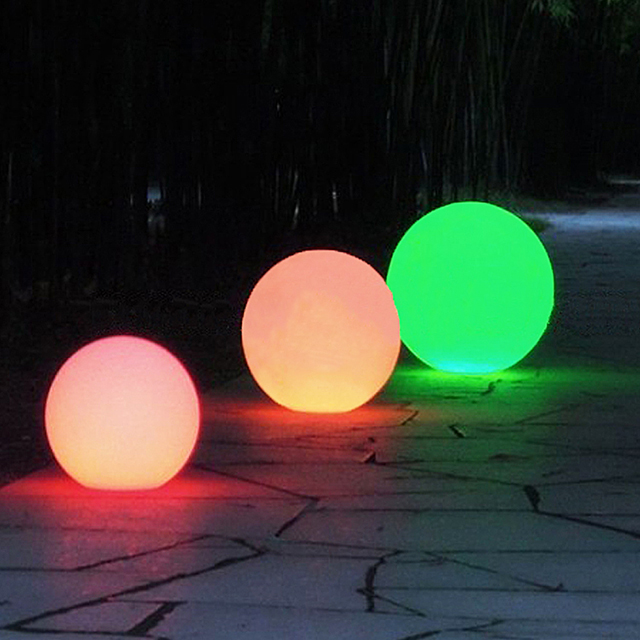
%> input picture Experiencia_1/MATLAB/balls.jpg, 640 x 640 px
$ octave Experiencia_1.m   (GNU Octave 9; MATLAB toolbox functions it lacks are replaced by stand-ins)
%> lines starting %> are read from the running program, lines starting %| are printed output that depends on the picture; in (x1, y1, x2, y2) boxes, pixels count from 0 and x2, y2 are one past the last pixel; in counts of white or black regions, pixels touching at a corner belong together; the program's own positions count from 1
### Experiencia_1/MATLAB/Estiramiento_Contraste.m
function Matriz_Final = Estiramiento_Contraste(Input)
    Nombre_Variable = inputname(1); % Nombre de Input
    Matriz_double = double(Input);
    [row, column] = size(Matriz_double);
    New_Matriz = zeros(size(Matriz_double));
    Valor_Max = max(max(Matriz_double));
    Valor_Min = min(min(Matriz_double));
    Maxbit = 2^8 -1;
    Minbit = 0;
    for i=1:row
        for j=1:column
            Valor_Auxiliar = (Matriz_double(i,j)-Valor_Min)*(Maxbit - Minbit)/(Valor_Max-Valor_Min) + Minbit;
            Valor_Auxiliar = uint8(Valor_Auxiliar);
            New_Matriz(i,j) = Valor_Auxiliar;
        end
    end
    Matriz_Final = uint8(New_Matriz);
    Cell = {};
    Cell{1} = Input;
    Cell{2} = Matriz_Final;
    for i=1:2
        figure
        imshow(Cell{i})
        if i==1
            title(strcat('Imagen ''', Nombre_Variable,''' sin procesar'));
        else
            title(strcat('Imagen ''', Nombre_Variable,''' procesada'));
        end
        figure
        imhist(Cell{i})
        ylabel('Frecuencia de aparici髇')
        if i==1
            title(strcat('Histograma de Imagen ''', Nombre_Variable,''' sin procesar'));
        else
            title(strcat('Histograma de Imagen ''', Nombre_Variable,''' procesada'));
        end
    end
end

### Experiencia_1/MATLAB/Experiencia_1.m
% Nombre: Diego Pincheira, Luckas Diaz
% Curso: EL5206
clc
clear all
%% P1
% Importante: requiere la librer韆 "containers"
Pelotas = imread('balls.jpg'); %Cargar img
%> Pelotas is the input picture: size 640x640x3 uint8; mean R, G, B 56.5, 58.6, 49.6
Pelotas_Escala_Grises = rgb2gray(Pelotas); %Convertir a escala de grises
Umbral_1 = 0.3; % Valores propuestos: 0.3, 0.6, 0.8
BW = imbinarize(Pelotas_Escala_Grises,Umbral_1); %Img a b&n
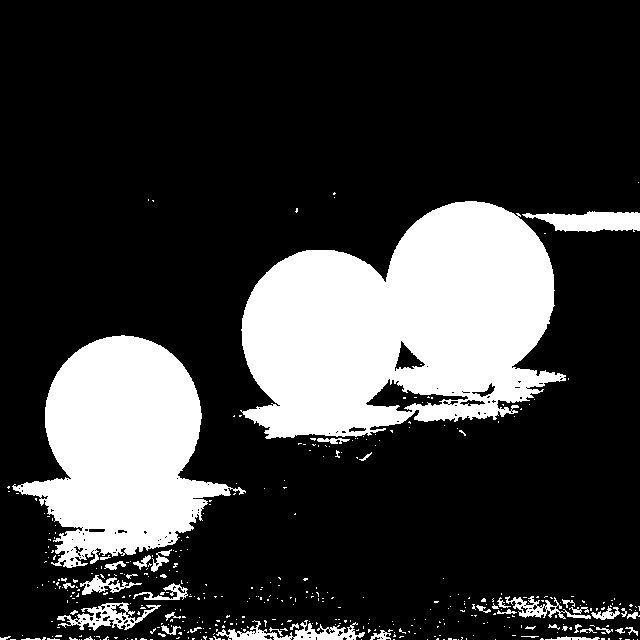
%> BW: size 640x640 logical; 22.3% white; 414 white regions (371 under 20 px), largest, box (x1, y1, x2, y2) and area: (240, 201, 566, 439) 53000, (12, 335, 246, 568) 29722, (522, 211, 640, 232) 1695
Umbral_2 = 0.3; % Valores propuestos: 0.3, 0.6, 0.8
Verde_pelotas = imbinarize(Pelotas(:,:,2),Umbral_2); %Img a b&n del canal verde
%> Verde_pelotas: size 640x640 logical; 19.8% white; 333 white regions (309 under 20 px), largest, box (x1, y1, x2, y2) and area: (242, 201, 640, 429) 55455, (45, 336, 200, 491) 19216, (444, 592, 640, 620) 2773
Llaves_P1 = {'Imagen a color','Imagen en escala de grises',strcat('B&N de Escala de Grises',', t = ',num2str(Umbral_1)),strcat('B&N de canal verde',', t = ',num2str(Umbral_2))};
Valores_P1 = {Pelotas,Pelotas_Escala_Grises,BW,Verde_pelotas};
%> Valores_P1 = 4 items
Imagen = containers.Map(Llaves_P1, Valores_P1);
for key = Llaves_P1
    figure()
    imshow(Imagen(key{1}))
    title(key{1});
end
% Histograma para la imagen original:
figure
bar(imhist(Pelotas(:,:,1)), 'FaceColor', 'r', 'BarWidth', 0.1);
hold on
bar(imhist(Pelotas(:,:,2)), 'FaceColor', 'g', 'BarWidth', 0.09);
bar(imhist(Pelotas(:,:,3)), 'FaceColor', 'b', 'BarWidth', 0.07);
legend('Canal Rojo','Canal Verde','Canal Azul'), xlim([0 255]);
title('Histograma de la imagen ''balls.jpg'' para sus tres canales.');
%> figure, not shown here; tallest bar 28623 high, from x = 5.95 to 6.05; tallest bar 26239 high, from x = 5.96 to 6.04; tallest bar 21360 high, from x = 5.96 to 6.04
hold off
% Histograma de escala de grises:
imhist(Pelotas_Escala_Grises)
ylim([0 30000])
title('Histograma de la imagen ''balls.jpg'' en escala de grises.');
ylabel('Frecuencia de aparici髇')
%> figure, not shown here; highest point at x = 5, y = 27590
%% P2
Moon = rgb2gray(imread('moon.png'));
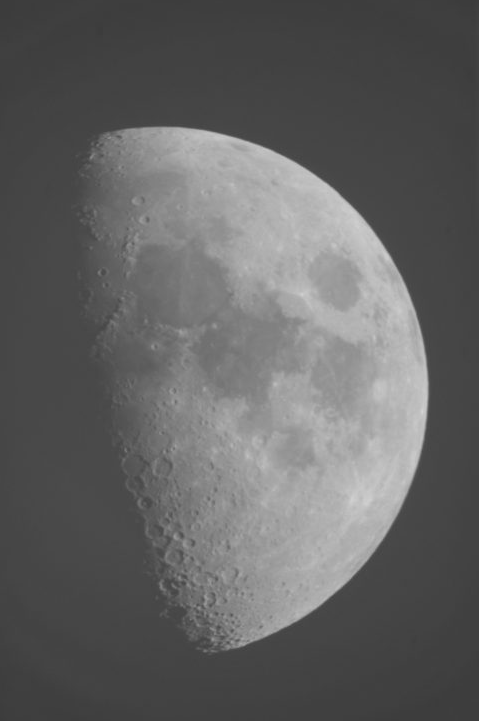
%> input picture Experiencia_1/MATLAB/moon.png, 479 x 721 px
%> Moon: size 721x479 uint8; min 59, max 214, mean 98.4
Old = rgb2gray(imread('old.png'));
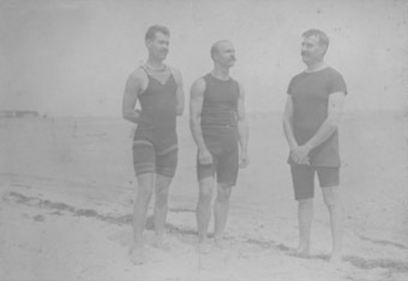
%> input picture Experiencia_1/MATLAB/old.png, 408 x 281 px
%> Old: size 281x408 uint8; min 117, max 203, mean 172.2
River = imread('river.png');
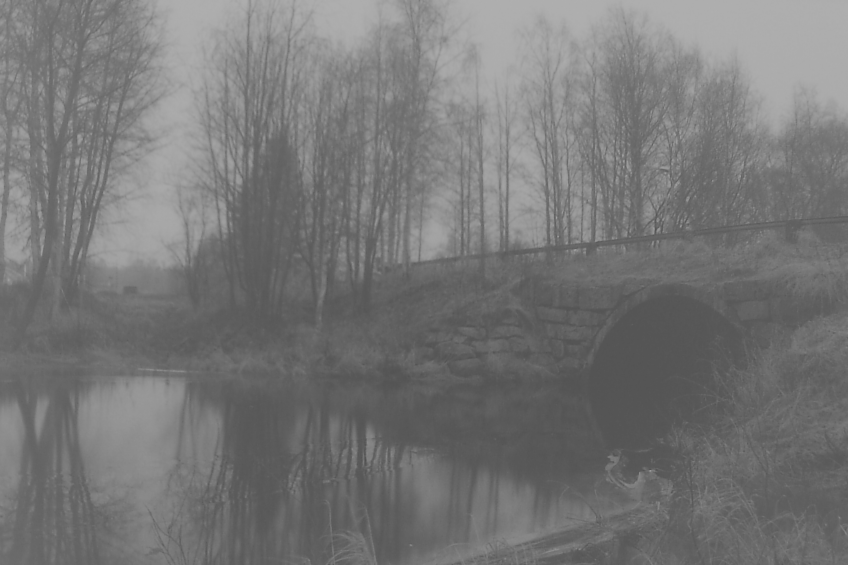
%> input picture Experiencia_1/MATLAB/river.png, 848 x 565 px
%> River is the input picture: size 565x848 uint8; min 80, max 175, mean 118.3
Moon_Final = Estiramiento_Contraste(Moon);
%> in Estiramiento_Contraste, `Valor_Max = max(max(Matriz_double));`: Valor_Max = 214
%> in Estiramiento_Contraste, `Valor_Min = min(min(Matriz_double));`: Valor_Min = 59
%> this loop made 2 passes; what is shown inside it comes from the first
%> figure, not shown here; highest point at x = 18, y = 27967
Old_Final = Estiramiento_Contraste(Old);
%> this loop made 2 passes; what is shown inside it comes from the first
%> figure, not shown here; highest point at x = 187, y = 4250
River_Final = Estiramiento_Contraste(River);
%> this loop made 2 passes; what is shown inside it comes from the first
%> figure, not shown here; highest point at x = 54, y = 12231
%% P3
% Se cargan las im醙enes y se pasan a escalas de grises
Fence_Escala_Grises = rgb2gray(imread('fence.png'));
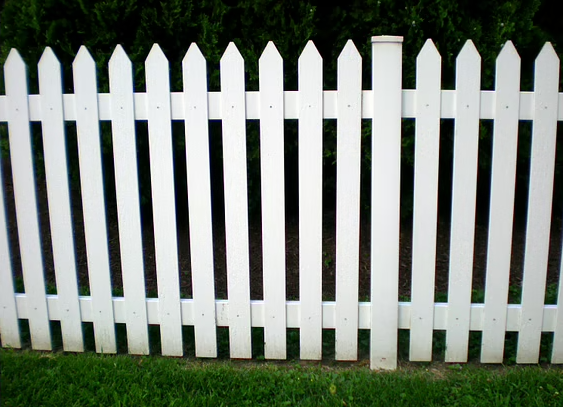
%> input picture Experiencia_1/MATLAB/fence.png, 563 x 407 px
%> Fence_Escala_Grises: size 407x563 uint8; min 0, max 255, mean 129.4
Diagonal_Escala_Grises = rgb2gray(imread('diagonal.jpg'));
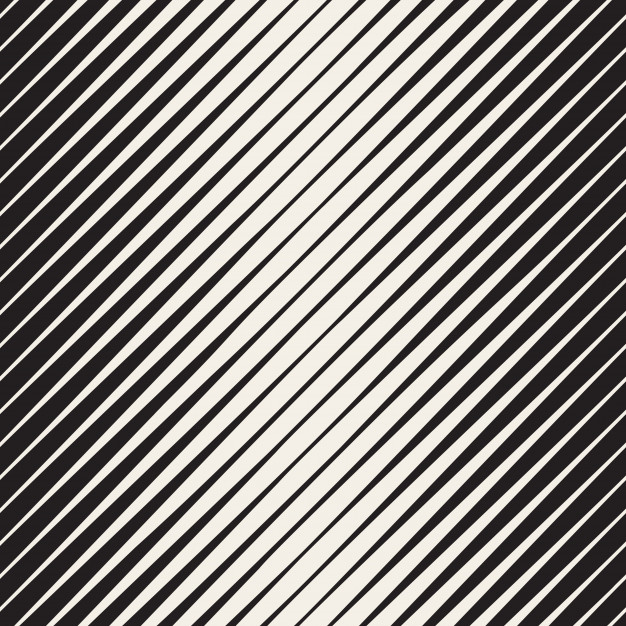
%> input picture Experiencia_1/MATLAB/diagonal.jpg, 626 x 626 px
%> Diagonal_Escala_Grises: size 626x626 uint8; min 12, max 254, mean 134.7
% Se obtienen los valores m醲imos
Fence_ValMax = max(max(double(Fence_Escala_Grises), [], 1));
%> Fence_ValMax = 255
Diagonal_ValMax = max(max(double(Diagonal_Escala_Grises), [], 1));
%> Diagonal_ValMax = 254
% Se obtienen las constantes para transformacion logaritmica
Fence_c = 255/(log(1 + abs(Fence_ValMax)));
%> Fence_c = 45.99
Diagonal_c = 255/(log(1 + abs(Diagonal_ValMax)));
%> Diagonal_c = 46.02
% Se calcula la FFT en dos dimensiones de las im醙enes
Fence_fft2 = fft2(double(Fence_Escala_Grises));
Diagonal_fft2 = fft2(double(Diagonal_Escala_Grises));
% Se obtienen las magnitudes de las FFTs
Fence_Abs = abs(Fence_fft2);
Diagonal_Abs = abs(Diagonal_fft2);
% Se aplican las correcciones con transformada logaritmica
Fence_Log = Fence_c*log(1+Fence_Abs);
Diagonal_Log = Diagonal_c*log(1+Diagonal_Abs);
% Se visualizan las magnitudes
figure()
imagesc(Fence_Abs); % visualizacion de la magnitud
title('FFT 2D de ''fence.png''')
figure()
imagesc(Diagonal_Abs);
title('FFT 2D de ''diagonal.jpg''')
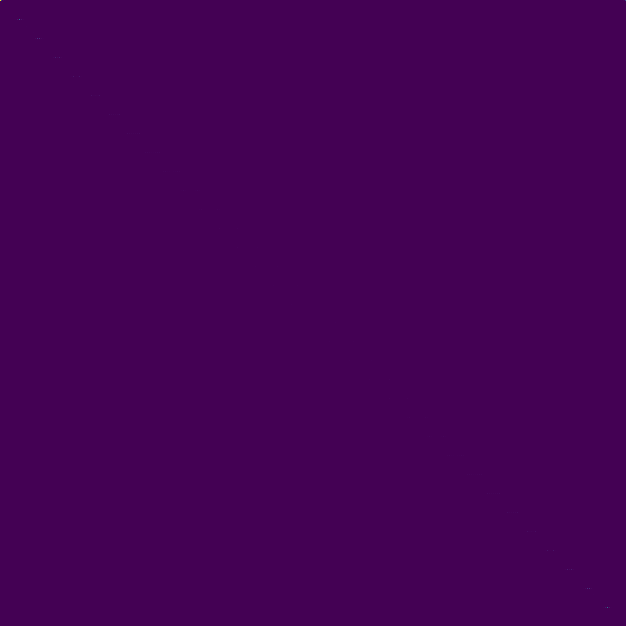
%> displayed picture: size 626x626x3, on the screen's scale of 0 to 255; mean R, G, B 68, 1, 84
% Se visualizan las correcciones
figure()
imshow(Fence_Log, []);
title('FFT 2D de ''fence.png'' corregida')
figure()
imshow(Diagonal_Log, []);
title('FFT 2D de ''diagonal.jpg'' corregida')
%% P4
%cargar la imagen
%> (the run ends here)
